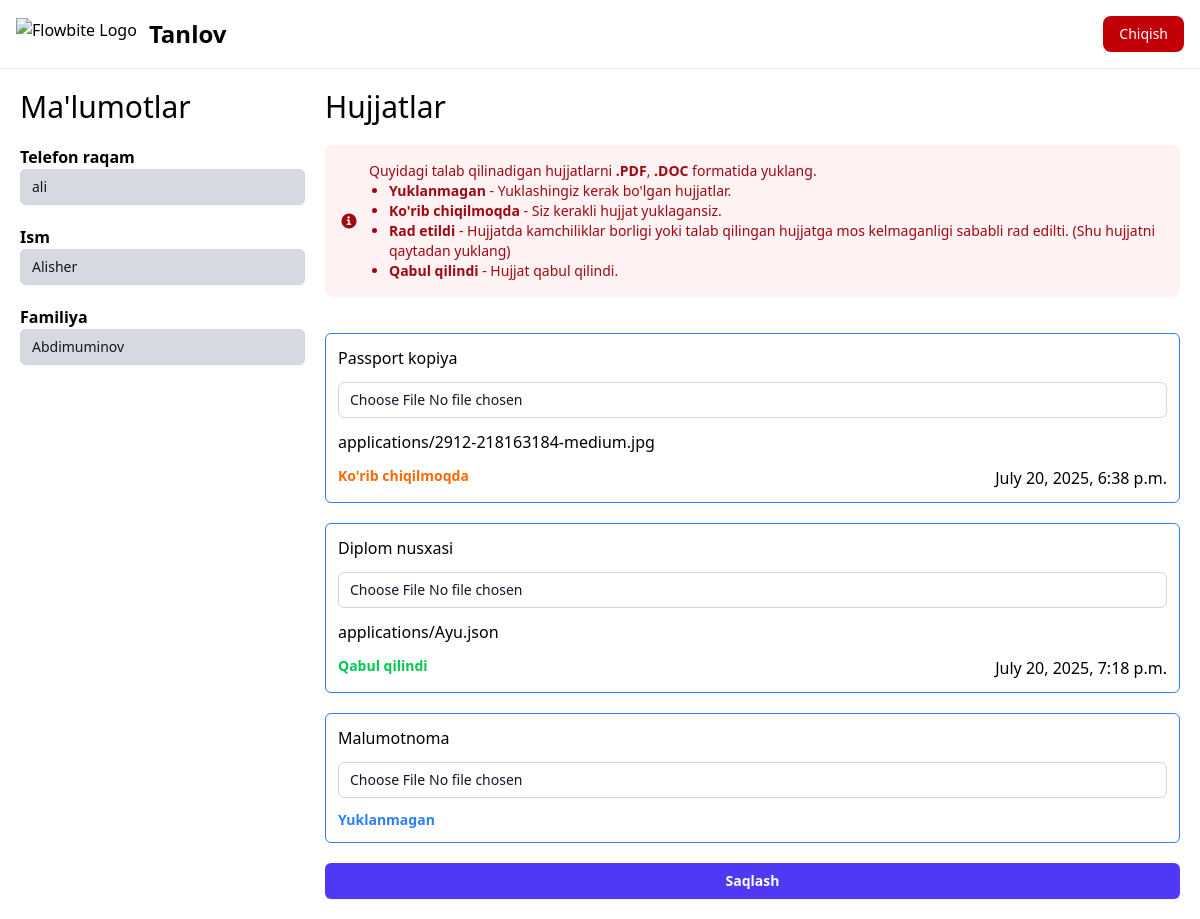
The page / (signed in) on the database its author committed.
### users/models.py (models this page shows, shortened)
class User(AbstractUser):
    username = None
    phone = models.CharField(max_length=100, unique=True, null=False, blank=False, verbose_name="Telefon raqami")
    first_name = models.CharField(max_length=100, verbose_name="Ism")
    last_name = models.CharField(max_length=100, verbose_name="Familiya")
    city = models.CharField(max_length=100, null=True, blank=True, verbose_name="Viloyat")
    town = models.CharField(max_length=100, null=True, blank=True, verbose_name="Tuman")
    created = models.DateTimeField(auto_now_add=True)
    updated = models.DateTimeField(auto_now=True)
    objects = UserManager()
    USERNAME_FIELD = "phone"
    class Meta:
        verbose_name = "Foydalanuvchi"
        verbose_name_plural = "Foydalanuvchilar"

class Criteria(models.Model):
    name = models.CharField(max_length=100)
    created = models.DateTimeField(auto_now_add=True)
    updated = models.DateTimeField(auto_now=True)
    def applications(self, user):
        return Application.objects.filter(criteria=self, author=user)

class Application(models.Model):
    author = models.ForeignKey(User, on_delete=models.CASCADE)
    criteria = models.ForeignKey(Criteria, on_delete=models.CASCADE)
    file = models.FileField(upload_to="applications")
    status = models.CharField(max_length=100, choices=APPLICATION_TYPE, default="waiting")
    created = models.DateTimeField(auto_now_add=True)
    updated = models.DateTimeField(auto_now=True)

### users/views.py (the view, shortened to what this page needs)
# urls.py: path("", home_view, name="home"),
@login_required(login_url="login")
def home_view(request: HttpRequest):
    context = {}
    criterias = Criteria.objects.all()
    for criteria in criterias:
        criteria.applications = criteria.applications(user=request.user)
    context["criterias"] = criterias
    return render(request=request, template_name="index.html", context=context)

### templates/index.html (shortened to what this page needs)
{% extends "base.html" %}
{% block content %}
<div class="w-full h-full flex flex-col md:flex-row gap-5">
    <div class="w-full md:w-1/3 flex flex-col gap-5">
        <p class="text-3xl">Ma'lumotlar</p>
        <div>
            <label class="font-bold" for="phone">Telefon raqam</label>
            <input id="phone" type="text" name="phone" required autocomplete="off" disabled value="{{ request.user.phone }}"
                class="block w-full rounded-md bg-white px-3 py-1.5 text-base text-gray-900 outline-1 -outline-offset-1 outline-gray-300 placeholder:text-gray-400 focus:outline-2 focus:-outline-offset-2 focus:outline-indigo-600 sm:text-sm/6 disabled:bg-gray-400/40" />
        </div>
        <div>
            <label class="font-bold" for="first_name">Ism</label>
            <input id="first_name" type="text" name="first_name" required autocomplete="off" disabled value="{{ request.user.first_name }}"
                class="block w-full rounded-md bg-white px-3 py-1.5 text-base text-gray-900 outline-1 -outline-offset-1 outline-gray-300 placeholder:text-gray-400 focus:outline-2 focus:-outline-offset-2 focus:outline-indigo-600 sm:text-sm/6 disabled:bg-gray-400/40" />
        </div>
        <div>
            <label class="font-bold" for="last_name">Familiya</label>
            <input id="last_name" type="text" name="last_name" required autocomplete="off" disabled value="{{ request.user.last_name }}"
                class="block w-full rounded-md bg-white px-3 py-1.5 text-base text-gray-900 outline-1 -outline-offset-1 outline-gray-300 placeholder:text-gray-400 focus:outline-2 focus:-outline-offset-2 focus:outline-indigo-600 sm:text-sm/6 disabled:bg-gray-400/40" />
        </div>
    </div>
    <div class="w-full flex flex-col gap-5">
        <p class="text-3xl">Hujjatlar</p>
        <div id="alert-2"
            class="flex items-center p-4 mb-4 text-red-800 rounded-lg bg-red-50 dark:text-red-400"
            role="alert">
            <svg class="shrink-0 w-4 h-4" aria-hidden="true" xmlns="http://www.w3.org/2000/svg" fill="currentColor"
                viewBox="0 0 20 20">
                <path
                    d="M10 .5a9.5 9.5 0 1 0 9.5 9.5A9.51 9.51 0 0 0 10 .5ZM9.5 4a1.5 1.5 0 1 1 0 3 1.5 1.5 0 0 1 0-3ZM12 15H8a1 1 0 0 1 0-2h1v-3H8a1 1 0 0 1 0-2h2a1 1 0 0 1 1 1v4h1a1 1 0 0 1 0 2Z" />
            </svg>
            <div class="ms-3 text-sm font-medium">
                <p>Quyidagi talab qilinadigan hujjatlarni <b>.PDF</b>, <b>.DOC</b> formatida yuklang.</p>
                <ul class="list-disc ml-5">
                    <li><b>Yuklanmagan</b> - Yuklashingiz kerak bo'lgan hujjatlar.</li>
                    <li><b>Ko'rib chiqilmoqda</b> - Siz kerakli hujjat yuklagansiz.</li>
                    <li><b>Rad etildi</b> - Hujjatda kamchiliklar borligi yoki talab qilingan hujjatga mos kelmaganligi sababli rad edilti. (Shu hujjatni qaytadan yuklang)</li>
                    <li><b>Qabul qilindi</b> - Hujjat qabul qilindi.</li>
                </ul>
            </div>
        </div>
        <form method="post" class="flex flex-col gap-5" enctype="multipart/form-data">
            {% for criteria in criterias %}
            <div class="w-full rounded-md border border-blue-500 p-3 flex flex-col gap-3">
                <p>{{ criteria.name }}</p>
                <input id="file" type="file" name="{{ criteria.id }}" autocomplete="off"
                    class="block w-full rounded-md bg-white px-3 py-1.5 text-base text-gray-900 outline-1 -outline-offset-1 outline-gray-300 placeholder:text-gray-400 focus:outline-2 focus:-outline-offset-2 focus:outline-indigo-600 sm:text-sm/6" />
                {% for application in criteria.applications %}
                    {% if application.criteria.id == criteria.id %}
                        <a href="{{ application.file.url }}">{{ application.file.name }}</a>
                        {% if application.status == "waiting" %}
                            <div class="flex justify-between">
                                <span class="text-orange-500 text-sm font-bold">Ko'rib chiqilmoqda</span>
                                <span>{{ application.created }}</span>
                            </div>
                        {% elif application.status == "approved" %}
                            <div class="flex justify-between">
                                <span class="text-green-500 text-sm font-bold">Qabul qilindi</span>
                                <span>{{ application.created }}</span>
                            </div>
                        {% else %}
                            <div>
                                <span class="text-red-500 text-sm font-bold">Rad etildi</span>
                                <div class="flex justify-between"></div>
                            </div>
                        {% endif %}
                    {% endif %}
                {% empty %}
                    <span class="text-blue-500 text-sm font-bold">Yuklanmagan {{ counter }}</span>
                {% endfor %}
            </div>
            {% endfor %}
            <button type="submit"
                class="flex w-full justify-center rounded-md bg-indigo-600 px-3 py-1.5 text-sm/6 font-semibold text-white shadow-xs hover:bg-indigo-500 focus-visible:outline-2 focus-visible:outline-offset-2 focus-visible:outline-indigo-600">Saqlash</button>
        </form>
    </div>
</div>
{% endblock %}

### templates/base.html (shortened to what this page needs)
<!doctype html>
<html>
<head>
    <script src="https://cdn.jsdelivr.net/npm/@tailwindcss/browser@4"></script>
</head>
<body>
    <nav
        class="bg-white sticky top-0 w-full z-20 start-0 border-b border-gray-200">
        <div class="max-w-screen-xl flex flex-wrap items-center justify-between mx-auto p-4">
            <a href="https://flowbite.com/" class="flex items-center space-x-3 rtl:space-x-reverse">
                <img src="https://uzfi.uz/static/assets/images/uzfi.png" class="h-8" alt="Flowbite Logo">
                <span class="self-center text-2xl font-semibold whitespace-nowrap">Tanlov</span>
            </a>
            <form method="post" action="{% url 'logout' %}">
                <button type="submit" class="text-white bg-red-700 hover:bg-red-800 focus:ring-4 focus:outline-none focus:ring-red-300 font-medium rounded-lg text-sm px-4 py-2 text-center">Chiqish</button>
            </form>
        </div>
    </nav>
    <div class="p-5">
        {% block content %}
        {% endblock %}
    </div>
</body>
</html>

### rows shown on the page
User: phone "ali", first_name "Alisher", last_name "Abdimuminov"
Criteria: name "Passport kopiya"
Application: file.name "applications/2912-218163184-medium.jpg", created "July 20, 2025, 6:38 p.m."
Criteria: name "Diplom nusxasi"
Application: file.name "applications/Ayu.json", created "July 20, 2025, 7:18 p.m."
Criteria: name "Malumotnoma"
